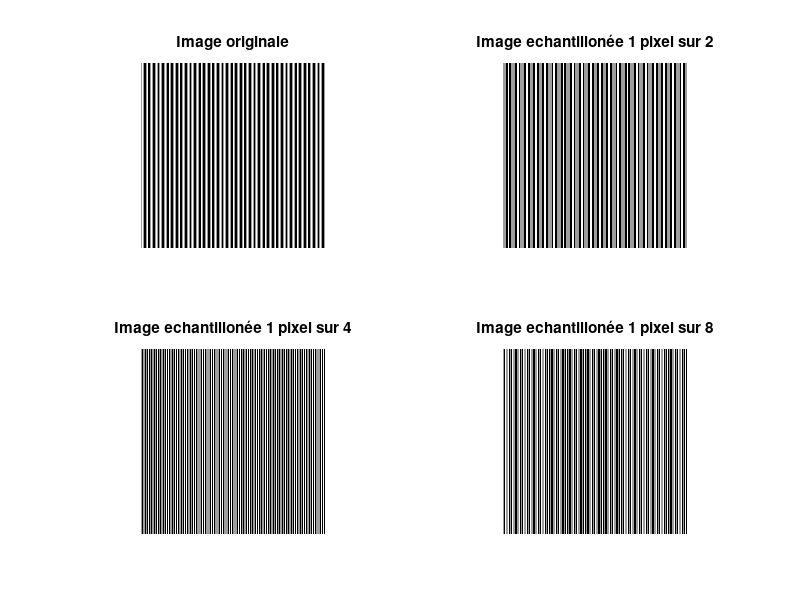

This chart was generated by the following MATLAB code:
%ALIASING
clear;
clc;
close all;

%Fonctions:

function I = imzoneplate(N)
%imzoneplate Zone plate test pattern
%
%   SYNTAX
%
%   I = imzoneplate
%   I = imzoneplate(N)
%
%   DESCRIPTION
%
%   I = imzoneplate creates a 501-by-501 zone plate test image. This is a
%   radially symmetric pattern with low frequencies in the middle and high
%   frequencies near the edge.
%
%   I = imzoneplate(N) creates an N-by-N zone plate test image.
%
%   EXAMPLES
%
%   Create a test image with the default size (501-by-501).
%
%       I = imzoneplate;
%       imshow(I)
%
%   Create a smaller test image and plot its cross-section.
%
%       I = imzoneplate(151);
%       plot(I(76,:))
%
%   REFERENCE
%
%   Practical Handbook on Image Processing for Scientific Applications, by
%   Bernd J�hne, CRC Press, 1997. See equation 10.63:
%
%   g({\bf x}) = g_0 \sin\left(\frac{k_m|{\bf x}|^2}{2r_m}\right) 
%   \left[\frac{1}{2} \tanh\left(\frac{r_m-|{\bf x}|}{w}\right) + 
%   \frac{1}{2}\right]
%
%   In this equation, g takes on values in the range [-1,1]. imzoneplate
%   returns I = (g+1)/2, which takes on values in the range [0,1].
%
%   See also http://blogs.mathworks.com/steve/2011/07/19/jahne-test-pattern-take-3/
%   Copyright 2012 The MathWorks, Inc.
%   Steven L. Eddins
if nargin < 1
    N = 501;
end
if rem(N,2) == 1
    x2 = (N-1)/2;
    x1 = -x2;
else
    x2 = N/2;
    x1 = -x2 + 1;
end
[x,y] = meshgrid(x1:x2);
r = hypot(x,y);
km = 0.7*pi;
rm = x2;
w = rm/10;
term1 = sin( (km * r.^2) / (2 * rm) );
term2 = 0.5*tanh((rm - r)/w) + 0.5;
g = term1 .* term2;
I = (g + 1)/2;

endfunction

function mat = gauss2d(mat, sigma, center)
gsize = size(mat);
[R,C] = ndgrid(1:gsize(1), 1:gsize(2));
mat = gaussC(R,C, sigma, center);
endfunction

function val = gaussC(x, y, sigma, center)
xc = center(1);
yc = center(2);
exponent = ((x-xc).^2 + (y-yc).^2)./(2*sigma);
val       = (exp(-exponent));
endfunction

function img = getImgCircle(n,m,radius)
    [col, row] = meshgrid(1:n, 1:m);
    centerX = n / 2 + 1;
    centerY = m / 2 + 1;
    circlePixels = (row - centerY).^2 + (col - centerX).^2 <= radius.^2;
    img = circlePixels * 255; %%Affiche en blanc
endfunction

function echIm = echantillonne(im, decimation)
 [M N Ch] = size(im);
 echIm = im(1:decimation:M, 1:decimation:N, :);
endfunction

function showEchantillonne(im)

	figure();
	subplot(2,2,1);
	imshow(im, []);
	title("Image originale");

	subplot(2,2,2);
	imshow(echantillonne(im,2), []);
	title("Image echantillonée 1 pixel sur 2");

	subplot(2,2,3);
	imshow(echantillonne(im,4), []);
	title("Image echantillonée 1 pixel sur 4");

	subplot(2,2,4);
	imshow(echantillonne(im,8), []);
	title("Image echantillonée 1 pixel sur 8");

endfunction

%image cos horizontal
M = N = 2048;
T = 5;
imgCosH = ones(M,1) * cos(2 * pi * (1:N) / T);
%imshow(imgCosH);
showEchantillonne(imgCosH);


%image cos décalé d'un angle
d=50;
teta=pi/4;
dx = floor(d * cos(teta));
dy = floor(d * sin(teta));
im = zeros(M,N);
xcentre = floor((M/2) + 1);
ycentre = floor((N/2) + 1);
im(xcentre, ycentre) = 255;
im(xcentre+dx, ycentre+dy) = 255;
im(xcentre-dx, ycentre-dy) = 255;

imgCosTeta = ifft2(im);
%imshow(abs(imgCosTeta),[]);


imgCircle = getImgCircle(512,512, 100);
%showEchantillonne(imgCircle);


Z = imzoneplate(501);
%imshow(echantillonne(Z, 8));

%showEchantillonne(Z);
